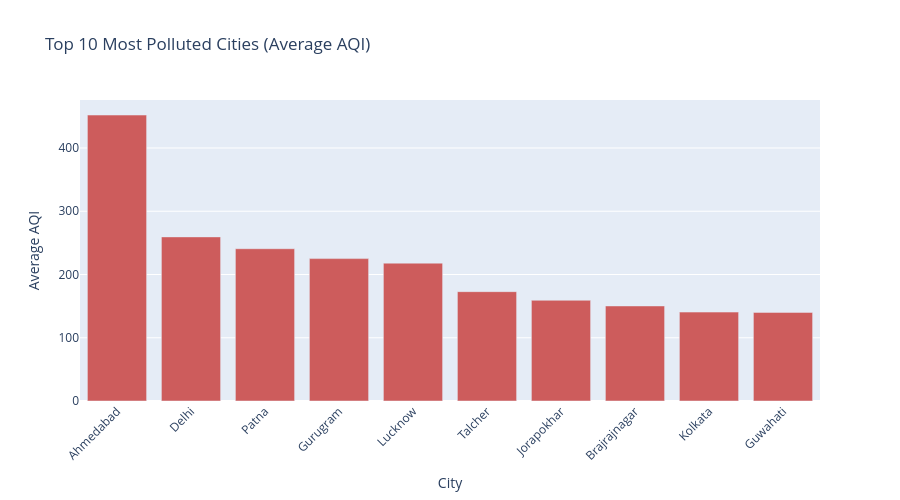

The notebook cell saved with this chart:
### Code cell
# Visualize top 10 polluted cities
top_10_cities = city_aqi.head(10).reset_index()

fig = go.Figure()

fig.add_trace(go.Bar(
    x=top_10_cities['City'],
    y=top_10_cities['mean'],
    name='Mean AQI',
    marker_color='indianred'
))

fig.update_layout(
    title='Top 10 Most Polluted Cities (Average AQI)',
    xaxis_title='City',
    yaxis_title='Average AQI',
    height=500,
    xaxis_tickangle=-45
)
fig.show()

### Figure 1 — Plotly figure (JSON) as saved in the notebook; plotly's stock layout.template omitted (floating-point values rounded to 4 significant figures)
{"data": [{"marker": {"color": "indianred"}, "name": "Mean AQI", "type": "bar", "x": ["Ahmedabad", "Delhi", "Patna", "Gurugram", "Lucknow", "Talcher", "Jorapokhar", "Brajrajnagar", "Kolkata", "Guwahati"], "y": [452.1, 259.5, 240.8, 225.1, 218.0, 172.9, 159.2, 150.3, 140.6, 140.1]}], "layout": {"height": 500, "title": {"text": "Top 10 Most Polluted Cities (Average AQI)"}, "xaxis": {"tickangle": -45, "title": {"text": "City"}}, "yaxis": {"title": {"text": "Average AQI"}}}}
